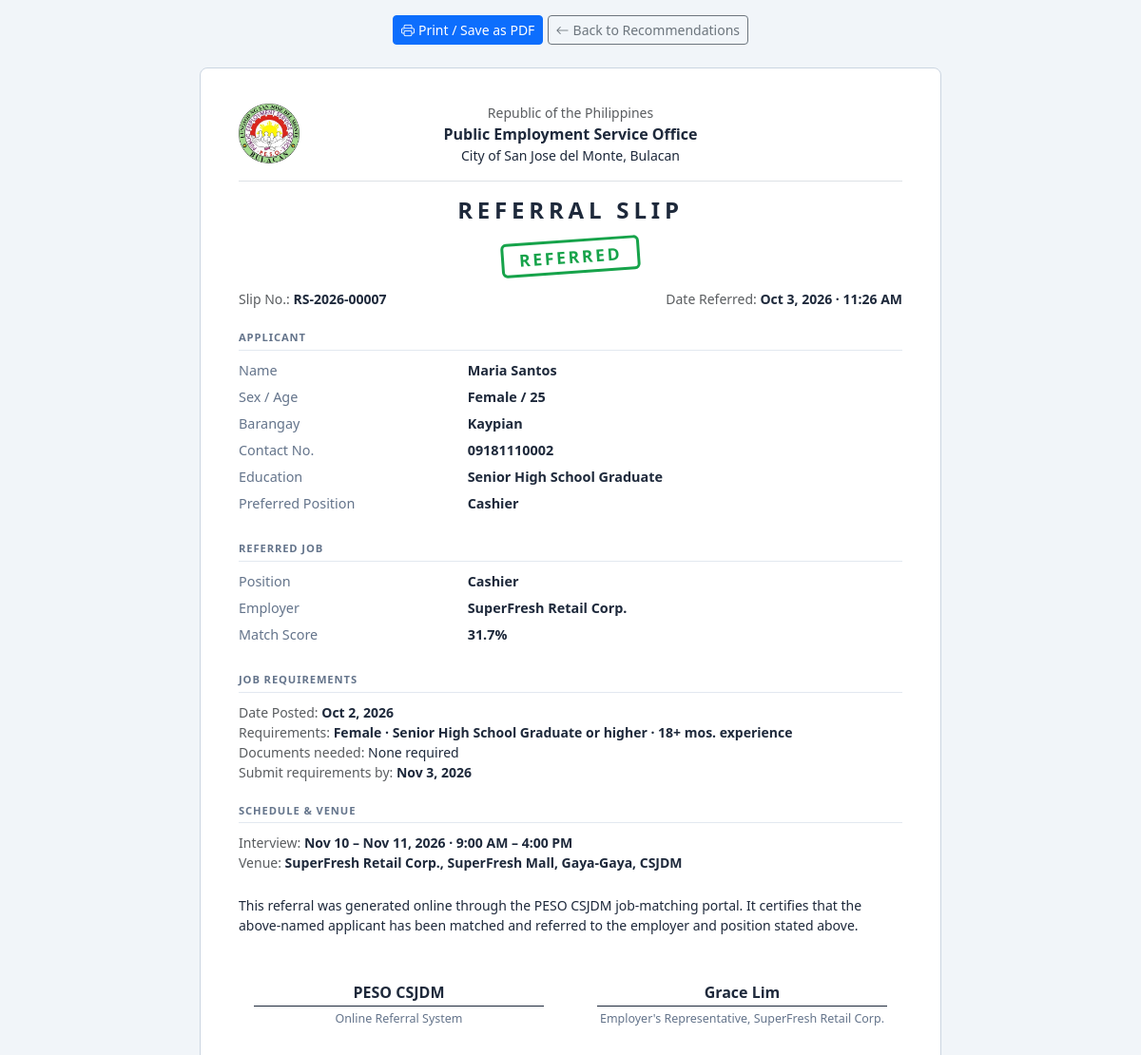
The app's page /referrals/7/slip (signed in), older data.
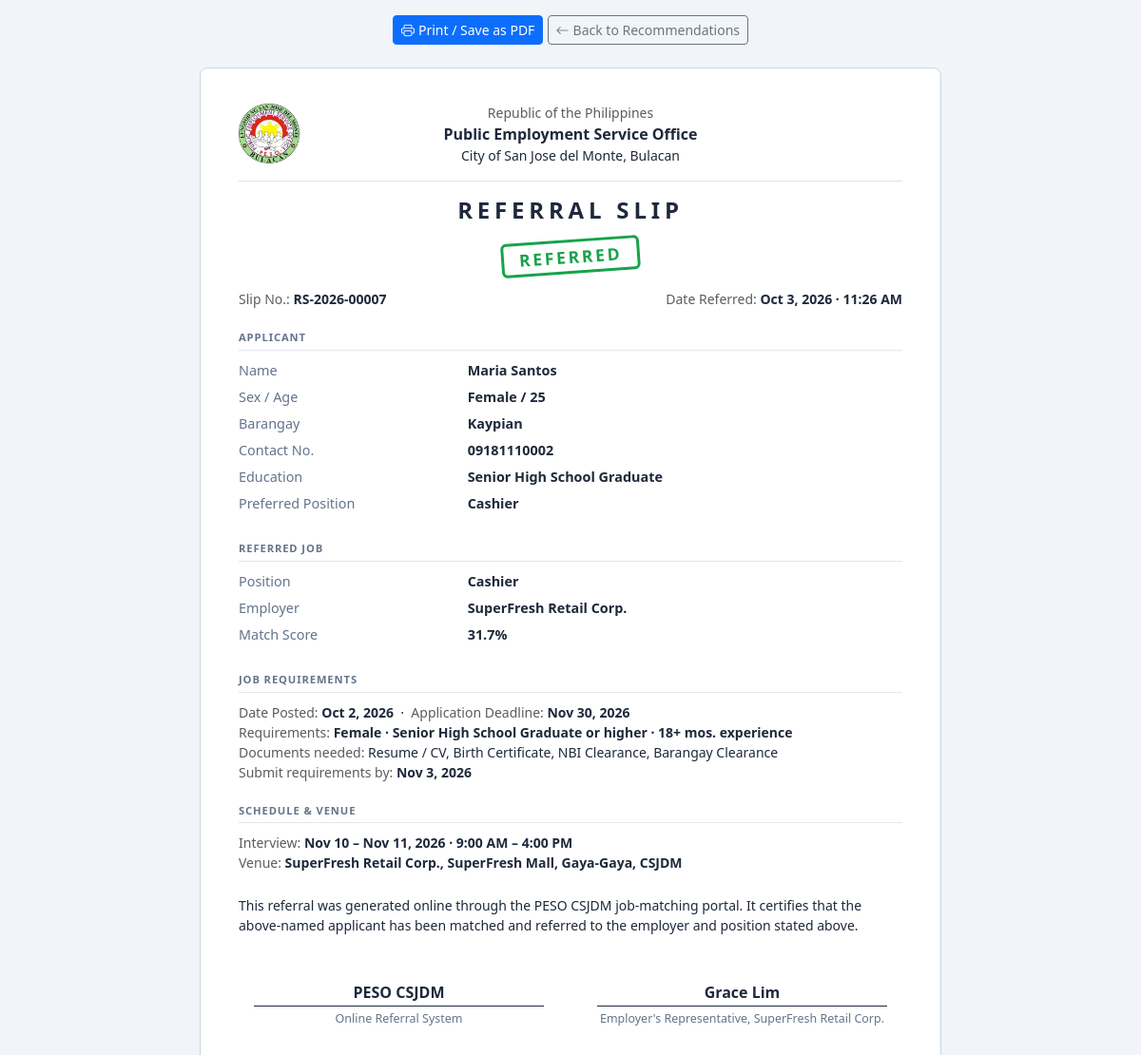
The same page, newer data.
### tables this page shows
CREATE TABLE job_vacancies (
            vacancy_id                   INTEGER  PRIMARY KEY AUTOINCREMENT,
            employer_name        TEXT     NOT NULL,
            job_title            TEXT     NOT NULL,
            occupational_category TEXT    NOT NULL,
            is_local             INTEGER  DEFAULT 1,
            is_active            INTEGER  DEFAULT 1,
            created_at           DATETIME DEFAULT CURRENT_TIMESTAMP
        , employer_id INTEGER REFERENCES users(user_id), application_deadline DATE, req_gender TEXT DEFAULT 'Any', req_age_min INTEGER, req_age_max INTEGER, req_education TEXT, req_documents TEXT, req_experience_months INTEGER, salary_min INTEGER, salary_max INTEGER, salary_period TEXT, job_location TEXT, req_skills TEXT, requirements_deadline DATE, interview_date DATE, interview_time TEXT, interview_date_end DATE, interview_time_end TEXT, location_type TEXT, venue_address TEXT, max_applicants INTEGER);

### app.py (the view)
@app.route('/referrals/<int:rid>/slip')
@login_required
def referral_slip(rid):
    db = get_db()
    r = db.execute('''
        SELECT r.*, a.first_name, a.last_name, a.sex, a.age, a.barangay,
               a.contact_number, a.educ_level, a.preferred_position, a.user_id AS applicant_user_id,
               jv.job_title, jv.employer_name, jv.occupational_category, jv.employer_id,
               jv.created_at AS posted_at, jv.application_deadline, jv.req_gender, jv.req_age_min,
               jv.req_age_max, jv.req_education, jv.req_experience_months, jv.req_documents,
               jv.requirements_deadline, jv.interview_date, jv.interview_time, jv.interview_date_end, jv.interview_time_end,
               jv.venue_address,
               u.full_name AS accepted_by_name,
               e.contact_person AS e_contact, e.company_name AS e_company
        FROM referrals r
        JOIN applicants a     ON r.applicant_id = a.applicant_id
        JOIN job_vacancies jv ON r.vacancy_id   = jv.vacancy_id
        JOIN users u          ON r.referred_by  = u.user_id
        LEFT JOIN employers e ON e.user_id       = jv.employer_id
        WHERE r.referral_id=?
    ''', (rid,)).fetchone()
    role = session.get('role')
    allowed = bool(r) and (
        role == ROLE_ADMIN
        or (role == ROLE_JOBSEEKER and r['applicant_user_id'] == session['user_id']
            and r['status'] != 'cancelled')
        or (role == ROLE_EMPLOYER and r['employer_id'] == session['user_id'])
    )
    if not allowed:
        flash('Referral slip not found.', 'danger')
        return redirect(_role_home())
    back_url = {
        ROLE_JOBSEEKER: url_for('jobseeker_recommendations', generate=1),
        ROLE_EMPLOYER:  url_for('employer_referred'),
    }.get(role, url_for('referrals_list'))
    return render_template('referral_slip.html', r=r, back_url=back_url)

### app.py (called while the page is built)
def get_db():
    if 'db' not in g:
        g.db = sqlite3.connect(DATABASE)
        g.db.row_factory = sqlite3.Row
        g.db.execute('PRAGMA foreign_keys = ON')
    return g.db

def edu_req_text(level):
    return f'{level} or higher' if level in EDUC_RANK else (level or '')

def _g(v, key):
    try:
        return v[key]
    except (KeyError, IndexError, TypeError):
        return None

def req_summary(v):
    out = []
    g = _g(v, 'req_gender')
    if g in ('Male', 'Female'):
        out.append(g)
    lo, hi = _g(v, 'req_age_min'), _g(v, 'req_age_max')
    if lo and hi:
        out.append(f'{lo}\u2013{hi} yrs old')
    elif lo:
        out.append(f'{lo}+ yrs old')
    elif hi:
        out.append(f'Up to {hi} yrs old')
    if _g(v, 'req_education'):
        out.append(edu_req_text(_g(v, 'req_education')))
    m = _g(v, 'req_experience_months')
    if m:
        out.append(f'{m}+ mos. experience')
    req_s = _g(v, 'req_skills')
    if req_s:
        skills = [s.strip() for s in req_s.split(',') if s.strip()]
        if skills:
            out.append('Skills: ' + ', '.join(skills))
    return out

### templates/referral_slip.html (shortened to what the changed rows need)
<!doctype html>
<html lang="en">
<head>
  <link rel="stylesheet" href="https://cdn.jsdelivr.net/npm/bootstrap@5.3.3/dist/css/bootstrap.min.css" />
  <link rel="stylesheet" href="https://cdn.jsdelivr.net/npm/bootstrap-icons@1.11.3/font/bootstrap-icons.min.css" />
</head>
<body>
<div class="slip">
  <div class="text-center mb-3">
    <h1>REFERRAL SLIP</h1>
  </div>
  <dl class="row">
    <dt class="col-4">Position</dt><dd class="col-8">{{ r.job_title }}</dd>
    <dt class="col-4">Employer</dt><dd class="col-8">{{ r.employer_name }}</dd>
    {% if r.suitability_score is not none %}
    <dt class="col-4">Match Score</dt><dd class="col-8">{{ '%.1f'|format(r.suitability_score * 100) }}%</dd>
    {% endif %}
  </dl>
  <div class="small">
    <div><span class="text-muted">Date Posted:</span> <strong>{{ r.posted_at|friendly_date }}</strong>
      {% if r.application_deadline %} &nbsp;·&nbsp; <span class="text-muted">Application Deadline:</span> <strong>{{ r.application_deadline|friendly_date }}</strong>{% endif %}</div>
    {% if req_summary(r) %}<div><span class="text-muted">Requirements:</span> <strong>{{ req_summary(r)|join(' · ') }}</strong></div>{% endif %}
    <div><span class="text-muted">Documents needed:</span> {% if r.req_documents %}{{ r.req_documents }}{% else %}None required{% endif %}</div>
    {% if r.requirements_deadline %}<div><span class="text-muted">Submit requirements by:</span> <strong>{{ r.requirements_deadline|friendly_date }}</strong></div>{% endif %}
  </div>
  {% if r.interview_date or r.venue_address %}
  <div class="small">
    {% if r.venue_address %}<div><span class="text-muted">Venue:</span> <strong>{{ r.venue_address }}</strong></div>{% endif %}
  </div>
  {% endif %}
</div>
</body>
</html>

Row changes from the older to the newer data that the page shows:
changed job_vacancies "Cashier": application_deadline empty → "2026-11-30" (drawn); application_deadline|friendly_date (not shown) → "Nov 30, 2026"; req_documents (not shown) → "Resume / CV, Birth Certificate, NBI Clearance, Barangay Clearance"
Text that changed along with them:
text no longer shown: "None required"
text now shown: "· Application Deadline:"
